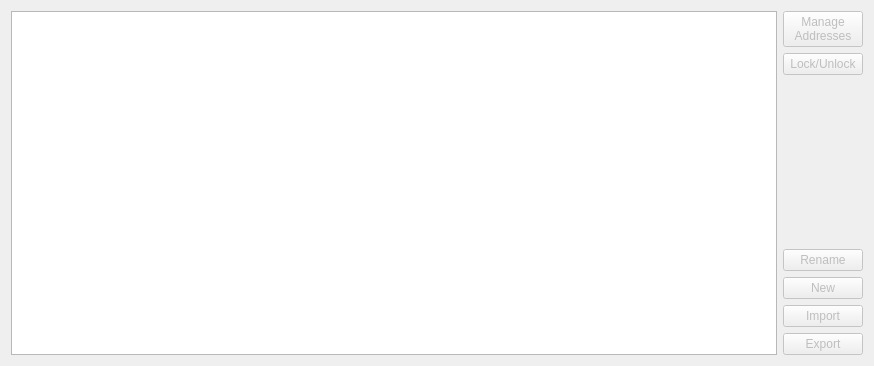
<?xml version="1.0" encoding="UTF-8"?>
<ui version="4.0">
 <class>WalletFrame</class>
 <widget class="QFrame" name="WalletFrame">
  <property name="geometry">
   <rect>
    <x>0</x>
    <y>0</y>
    <width>874</width>
    <height>366</height>
   </rect>
  </property>
  <property name="windowTitle">
   <string>Frame</string>
  </property>
  <layout class="QHBoxLayout" name="horizontalLayout">
   <item>
    <widget class="CustomListWidget" name="listWidget"/>
   </item>
   <item>
    <layout class="QVBoxLayout" name="verticalLayout">
     <item>
      <widget class="QPushButton" name="pushButton_Manage">
       <property name="enabled">
        <bool>false</bool>
       </property>
       <property name="text">
        <string>Manage
Addresses</string>
       </property>
       <property name="default">
        <bool>false</bool>
       </property>
      </widget>
     </item>
     <item>
      <widget class="QPushButton" name="pushButton_LockUnlock">
       <property name="enabled">
        <bool>false</bool>
       </property>
       <property name="text">
        <string>Lock/Unlock</string>
       </property>
      </widget>
     </item>
     <item>
      <spacer name="verticalSpacer">
       <property name="orientation">
        <enum>Qt::Vertical</enum>
       </property>
       <property name="sizeHint" stdset="0">
        <size>
         <width>20</width>
         <height>40</height>
        </size>
       </property>
      </spacer>
     </item>
     <item>
      <widget class="QPushButton" name="pushButton_Rename">
       <property name="enabled">
        <bool>false</bool>
       </property>
       <property name="text">
        <string>Rename</string>
       </property>
      </widget>
     </item>
     <item>
      <widget class="QPushButton" name="pushButton_New">
       <property name="enabled">
        <bool>false</bool>
       </property>
       <property name="text">
        <string>New</string>
       </property>
      </widget>
     </item>
     <item>
      <widget class="QPushButton" name="pushButton_Import">
       <property name="enabled">
        <bool>false</bool>
       </property>
       <property name="text">
        <string>Import</string>
       </property>
      </widget>
     </item>
     <item>
      <widget class="QPushButton" name="pushButton_Export">
       <property name="enabled">
        <bool>false</bool>
       </property>
       <property name="text">
        <string>Export</string>
       </property>
      </widget>
     </item>
    </layout>
   </item>
  </layout>
 </widget>
 <customwidgets>
  <customwidget>
   <class>CustomListWidget</class>
   <extends>QListWidget</extends>
   <header>misc.Widgets</header>
  </customwidget>
 </customwidgets>
 <resources/>
 <connections/>
</ui>
